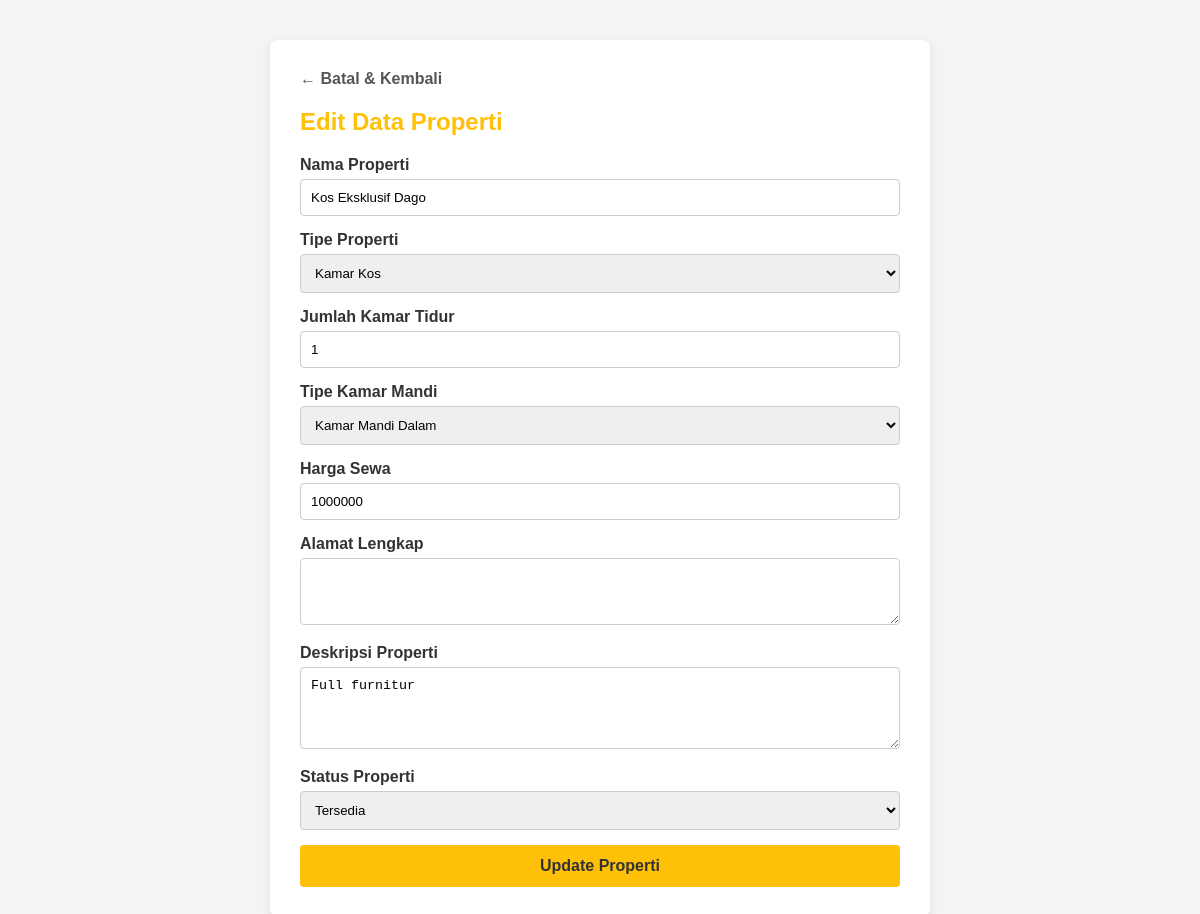
The app's page /edit_properti.php?id=1 (signed in) with its own data.
### tables this page shows
CREATE TABLE `properti` (
  `id` int(11) NOT NULL,
  `owner_id` int(11) NOT NULL,
  `nama_properti` varchar(255) NOT NULL,
  `alamat` text DEFAULT NULL,
  `tipe` enum('rumah','apartemen','kos') NOT NULL,
  `kamar` int(2) NOT NULL,
  `kamar_mandi` enum('dalam','luar') NOT NULL,
  `harga` int(11) NOT NULL,
  `status` enum('TERSEDIA','TIDAK TERSEDIA') DEFAULT 'TERSEDIA',
  `deskripsi` text DEFAULT NULL,
  `foto` varchar(255) DEFAULT 'default.png',
  `created_at` timestamp NOT NULL DEFAULT current_timestamp()
);

### edit_properti.php (the view, shortened to what this page needs)
<?php
require 'koneksi.php';
$id_properti = $_GET['id'];
$owner_id = $_SESSION['user_id'];
$query_get = "SELECT * FROM properti WHERE id = '$id_properti' AND owner_id = '$owner_id'";
$result = mysqli_query($conn, $query_get);
$properti = mysqli_fetch_assoc($result);
?>
<!DOCTYPE html>
<html lang="id">
<head>
</head>
<body>
    <div class="form-container">
        <a href="dashboard_owner.php" class="btn-kembali">&larr; Batal & Kembali</a>
        <h2>Edit Data Properti</h2>
        <form action="" method="POST">
            <div class="form-group">
                <label>Nama Properti</label>
                <input type="text" name="nama_properti" value="<?php echo htmlspecialchars($properti['nama_properti']); ?>" required>
            </div>
            <div class="form-group">
                <label>Tipe Properti</label>
                <select name="tipe" required>
                    <option value="kos" <?php if($properti['tipe'] == 'kos') echo 'selected'; ?>>Kamar Kos</option>
                </select>
            </div>
            <div class="form-group">
                <label>Jumlah Kamar Tidur</label>
                <input type="number" name="kamar" value="<?php echo htmlspecialchars($properti['kamar']); ?>" required min="1">
            </div>
            <div class="form-group">
                <label>Tipe Kamar Mandi</label>
                <select name="kamar_mandi" required>
                    <option value="dalam" <?php if($properti['kamar_mandi'] == 'dalam') echo 'selected'; ?>>Kamar Mandi Dalam</option>
                </select>
            </div>
            <div class="form-group">
                <label>Harga Sewa</label>
                <input type="number" name="harga" value="<?php echo htmlspecialchars($properti['harga']); ?>" required min="100000">
            </div>
            <div class="form-group">
                <label>Alamat Lengkap</label>
                <textarea name="alamat" rows="3" required><?php echo isset($properti['alamat']) ? htmlspecialchars($properti['alamat']) : ''; ?></textarea>
            </div>
            <div class="form-group">
                <label>Deskripsi Properti</label>
                <textarea name="deskripsi" rows="4" required><?php echo htmlspecialchars($properti['deskripsi']); ?></textarea>
            </div>
            <div class="form-group">
                <label>Status Properti</label>
                <select name="status" required>
                    <?php $status_saat_ini = isset($properti['status']) ? $properti['status'] : 'TERSEDIA'; ?>
                    <option value="TERSEDIA" <?php if($status_saat_ini == 'TERSEDIA') echo 'selected'; ?>>Tersedia</option>
                </select>
            </div>
            <button type="submit" name="update" class="btn-simpan">Update Properti</button>
        </form>
    </div>
</body>
</html>

### edit_properti.php (style rules this page uses)
body { font-family: Arial, sans-serif; background-color: #f4f4f4; margin: 0; padding: 40px; }
.form-container { background: white; padding: 30px; border-radius: 8px; box-shadow: 0 3px 10px rgba(0,0,0,0.1); max-width: 600px; margin: 0 auto; }
h2 { margin-top: 0; color: #ffc107; }
.form-group { margin-bottom: 15px; }
.form-group label { display: block; font-weight: bold; margin-bottom: 5px; color: #333; }
.form-group input, .form-group select, .form-group textarea { width: 100%; padding: 10px; border: 1px solid #ccc; border-radius: 4px; box-sizing: border-box; }
.btn-simpan { background: #ffc107; color: #333; border: none; padding: 12px 20px; font-weight: bold; border-radius: 4px; cursor: pointer; width: 100%; font-size: 16px; }
.btn-kembali { display: inline-block; margin-bottom: 20px; color: #555; text-decoration: none; font-weight: bold; }

### records on screen
properti: nama_properti "Kos Eksklusif Dago", tipe "Kamar Kos", kamar "1", kamar_mandi "Kamar Mandi Dalam", harga "1000000", deskripsi "Full furnitur", status "Tersedia"
